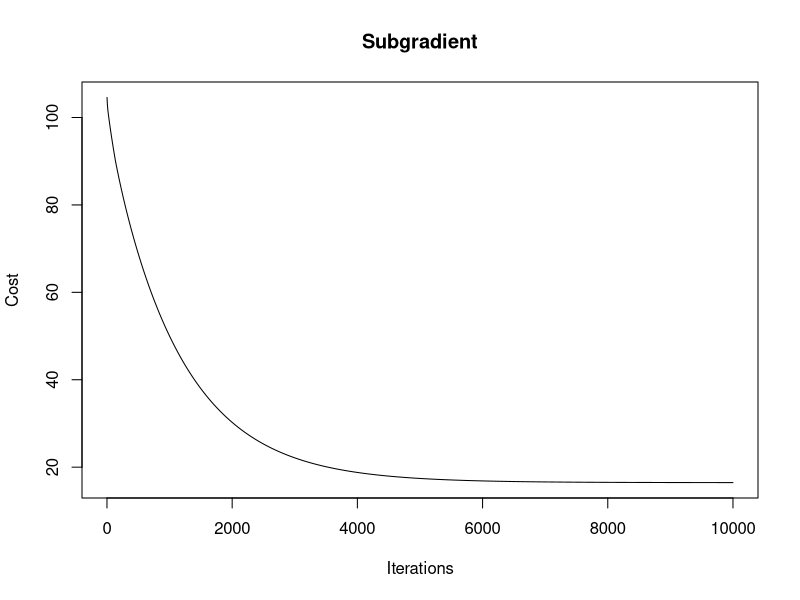

Source code (R):
# More details for this algorithm 
# See: http://www.stat.cmu.edu/~ryantibs/convexopt-S15/

calc_subgradient <- function(X, y, betas, lambda){
  subgrad = rep(0, length(betas))
  subgrad[1] = -crossprod(X[,1],(y-X%*%betas))
  
  for(i in 2:length(betas)){
    if(betas[i] != 0){
      subgrad[i] = -crossprod(X[,i],(y-X%*%betas)) + lambda*sign(betas[i])
      next
    } 
    
    subgrad[i] = -crossprod(X[,i],(y-X%*%betas)) - lambda
  }
  
  return(subgrad)
}

cost_fn <- function(X, y, betas, lambda){
  return((1/2)*crossprod(y - X %*% betas, y - X %*% betas) + lambda*sum(abs(betas[2:length(betas)])))  
}

subgrad_lasso <- function(X, y, lambda, learning_rate = 0.001, max_iter=100000){
 betas = rnorm(ncol(X))
 keep_min = betas
 
 monitor_cost = c()
 
 prev_value = 0
 next_value = cost_fn(X, y, betas, lambda)
 count_loop = 0
 step = learning_rate
 monitor_cost = c(monitor_cost, next_value)
 
 while(count_loop < max_iter){
   #update beta
   betas = betas - step*calc_subgradient(X, y, betas, lambda)
   prev_value = next_value
   v = cost_fn(X, y, keep_min, lambda)
   next_value = cost_fn(X, y, betas, lambda)
   
   monitor_cost = c(monitor_cost, next_value)
   
   if(next_value < v){
     keep_min = betas
   }
   count_loop = count_loop + 1
   
 }
 
 return(list('beta'=keep_min,'monitor'=monitor_cost))
}

#Test case
set.seed(1)
X = cbind(floor(runif(5, 1, 5)), floor(runif(5, 1, 5)))
y = floor(runif(5, 1, 20))
X = cbind(rep(1,5),X) # adding interpret
ret = subgrad_lasso(X,y,0.6)
plot(1:10000, ret$monitor[1:10000], type = "l", main = "Subgradient", xlab = "Iterations", ylab = "Cost")

